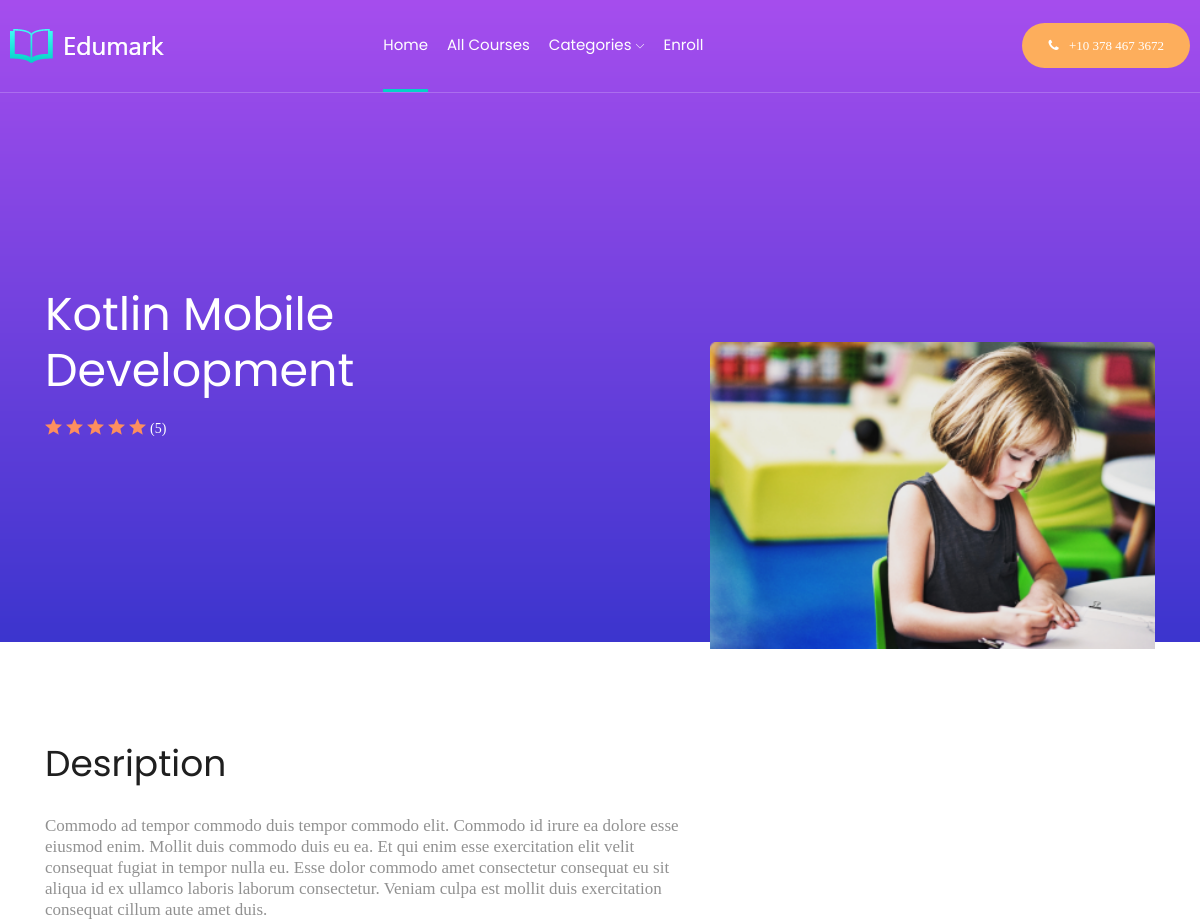
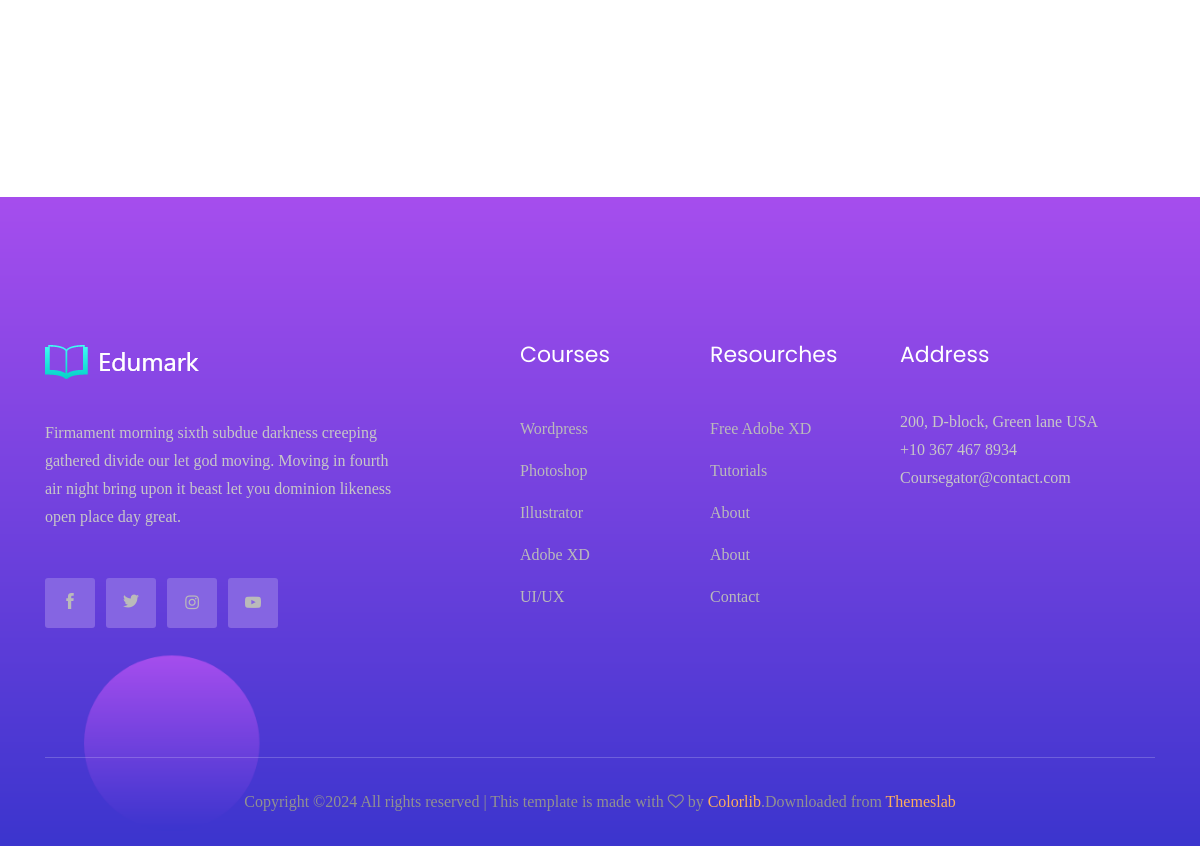
Screenshot of /show-course.php with the database file from the repository (2 pictures, top to bottom).
### tables this page shows
CREATE TABLE courses (
    id INT UNSIGNED NOT NULL AUTO_INCREMENT, 
    `name` VARCHAR(255) NOT NULL,
    `desc` TEXT NOT NULL,
    `img` VARCHAR(50) NOT NULL,
    category_id INT UNSIGNED NOT NULL,
    created_at DATETIME NOT NULL DEFAULT NOW(),

    PRIMARY KEY(id),
    FOREIGN KEY(category_id) REFERENCES categories(id)
);

### show-course.php (the view)
<?php include('inc/header.php') ?>
<?php
if (isset($_GET['id'])) {
    $id = $_GET['id'];
} else {
    $id = 1;
}
$sql = "SELECT `name`, `desc`, `img` FROM courses WHERE id = $id";
$result = mysqli_query($conn, $sql);
$found = false;
if (mysqli_num_rows($result) > 0) {
    $course = mysqli_fetch_assoc($result);
    $found = true;
} else {
    $course['name'] = "No Courses Found";
}
?>
<div class="courses_details_banner">
    <div class="container">
        <div class="row">
            <div class="col-xl-6">
                <div class="course_text">
                    <h3><?= $course['name'] ?></h3>
                    <?php if ($found) : ?>
                        <div class="rating">
                            <i class="flaticon-mark-as-favorite-star"></i>
                            <i class="flaticon-mark-as-favorite-star"></i>
                            <i class="flaticon-mark-as-favorite-star"></i>
                            <i class="flaticon-mark-as-favorite-star"></i>
                            <i class="flaticon-mark-as-favorite-star"></i>
                            <span>(5)</span>
                        </div>
                    <?php endif ?>
                </div>
            </div>
        </div>
    </div>
</div>
<?php if ($found) : ?>
    <div class="courses_details_info">
        <div class="container">
            <div class="row">
                <div class="col-xl-7 col-lg-7">
                    <div class="single_courses">
                        <h3>Desription</h3>
                        <p><?= $course['desc'] ?></p>
                    </div>
                </div>
                <div class="col-xl-5 col-lg-5">
                    <div class="courses_sidebar">
                        <div class="video_thumb">
                            <img src="uploads/courses/<?= $course['img'] ?>" alt="">
                        </div>
                    </div>
                </div>
            </div>
        </div>
    </div>
<?php endif ?>
<?php include('inc/footer.php') ?>

### rows the page displays
courses: name "Kotlin Mobile Development", desc "Commodo ad tempor commodo duis tempor commodo elit. Commodo id irure ea dolore esse eiusmod enim. Mollit duis commodo duis eu ea. Et qui enim esse exercitation elit velit consequat fugiat in tempor nulla eu. Esse dolor commodo amet consectetur consequat eu sit aliqua id ex ullamco laboris laborum consectetur. Veniam culpa est mollit duis exercitation consequat cillum aute amet duis.", img (picture)
